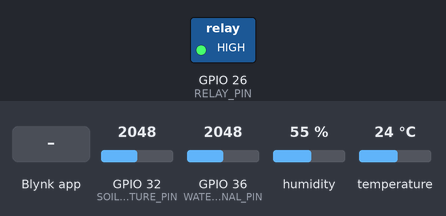
Recording of a sketch running on a simulated ESP32. Shown: switched loads named in the sketch (green lamp = pin HIGH). The inputs (shaded band) are chosen by the test bench; at power-on: GPIO 32 (SOIL_MOISTURE_PIN) = 2048, GPIO 36 (WATER_SIGNAL_PIN) = 2048, humidity 55 %, temperature 24 °C. WiFi joins after 1.5 s; servers stay silent unless stated; pins used as bus, display or sensor lines are not drawn; what the sketch prints to the serial monitor is not drawn.

Above: at 3.0 s.
3.1 s: Blynk app writes 1 to V4
At 4.2 s:
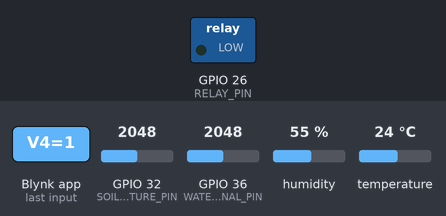
4.6 s: GPIO 32 (SOIL_MOISTURE_PIN) set to 1084
7.0 s: GPIO 32 (SOIL_MOISTURE_PIN) set to 988
At 8.2 s:
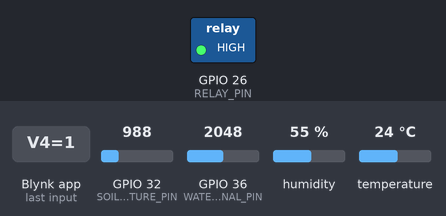
Timing chart, 0 to 10.0 s (numbered marks = the images above; inputs shaded):
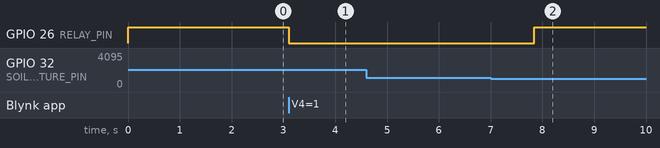

The sketch:

IoT_Project.ino
```cpp
#define BLYNK_TEMPLATE_ID "TMPL619UERD7z"
#define BLYNK_TEMPLATE_NAME "Smart Agriculture"
#define BLYNK_AUTH_TOKEN "4-Bo8_PJEARC7CNHwF8dWkv_WGo5wtrO"

#include <BlynkSimpleEsp32.h>
#include <DHT.h>
#include <WiFi.h>
#include <WiFiClient.h>

// === User Configurable Settings ===
char ssid[] = "your_wifi_name";
char pass[] = "your_wifi_password";

// === Easily Configurable Pins ===
const int SOIL_MOISTURE_PIN = 32;
const int DHT_PIN = 4;
const int DHT_TYPE = DHT11;
const int WATER_SIGNAL_PIN = 36;
const int WATER_POWER_PIN = 17;
const int RELAY_PIN = 26;

// === Objects & Variables ===
DHT dht(DHT_PIN, DHT_TYPE);
BlynkTimer timer;

int counter = 0;
bool relayManualState = false;

void sendSensorData() {
  Serial.println("Reading #" + String(counter++));

  // Soil Moisture
  int soilAnalog = analogRead(SOIL_MOISTURE_PIN);
  int moisture = constrain(100 - ((soilAnalog / 4095.0) * 100), 0, 100);

  // Temp & Humidity
  float temperature = dht.readTemperature();
  float humidity = dht.readHumidity();

  // Water Level
  digitalWrite(WATER_POWER_PIN, HIGH);
  delay(10);
  int waterRaw = analogRead(WATER_SIGNAL_PIN);
  digitalWrite(WATER_POWER_PIN, LOW);
  float waterPercent = min((waterRaw / 2000.0) * 100.0, 100.0f);

  // Debug
  Serial.printf("Soil Moisture: %d%%\n", moisture);
  Serial.printf("Temp: %.1f°C, Humidity: %.1f%%\n", temperature, humidity);
  Serial.printf("Water Level: %.1f%%\n", waterPercent);

  // Send to Blynk
  Blynk.virtualWrite(V0, temperature);
  Blynk.virtualWrite(V1, humidity);
  Blynk.virtualWrite(V2, moisture);
  Blynk.virtualWrite(V3, waterPercent);

  // Events
  if (temperature > 30.0)
    Blynk.logEvent("high_temperature", "Temp > 30°C");
  if (humidity > 60.0)
    Blynk.logEvent("high_humidity", "Humidity > 60%");
  if (moisture < 30)
    Blynk.logEvent("low_moisture", "Soil moisture < 30%");
  if (waterPercent < 30.0)
    Blynk.logEvent("water_ending", "Water < 30%");

  // Auto Pump OFF
  if (moisture >= 75) {
    digitalWrite(RELAY_PIN, HIGH); // OFF
    Blynk.virtualWrite(V4, 0);     // Update App
    relayManualState = false;
    Serial.println("Soil Moisture > 75% → Auto Pump OFF");
  }

  Serial.println("------------------------------------------");
}

// Relay manual control from app
BLYNK_WRITE(V4) {
  int relayState = param.asInt();
  relayManualState = relayState;
  digitalWrite(RELAY_PIN, relayState == 1 ? LOW : HIGH); // LOW=ON, HIGH=OFF
}

void setup() {
  Serial.begin(115200);
  dht.begin();
  analogSetAttenuation(ADC_11db);

  pinMode(WATER_POWER_PIN, OUTPUT);
  digitalWrite(WATER_POWER_PIN, LOW);
  pinMode(RELAY_PIN, OUTPUT);
  digitalWrite(RELAY_PIN, HIGH); // OFF initially

  Blynk.begin(BLYNK_AUTH_TOKEN, ssid, pass);
  timer.setInterval(2000L, sendSensorData);
}

void loop() {
  Blynk.run();
  timer.run();
}
```

Measured:
- the behaviour switches between 1024 and 1023 on GPIO 32 (SOIL_MOISTURE_PIN) (found by bisection; images 1 and 2)
- after the input at 3.1 s, GPIO 26 (RELAY_PIN): HIGH → LOW at once
- after the input at 4.6 s, every drawn part: stays the same
- after the input at 7.0 s, GPIO 26 (RELAY_PIN): LOW → HIGH after 0.84 s
